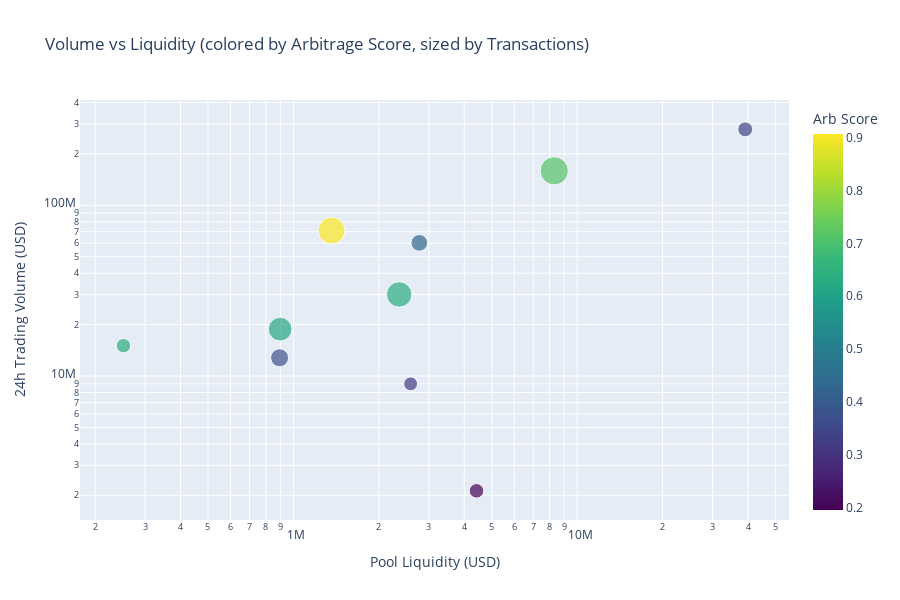

Notebook code cell kept with this figure:
### Markdown cell above
## 📊 Visualization: Volume vs Liquidity Scatter

### Code cell
if not pools_df.empty and all(col in pools_df.columns for col in ['volume_usd_h24', 'reserve_in_usd', 'arbitrage_score']):
    # Create scatter plot
    fig = px.scatter(
        pools_df,
        x='reserve_in_usd',
        y='volume_usd_h24',
        size='total_transactions' if 'total_transactions' in pools_df.columns else None,
        color='arbitrage_score',
        hover_data=['name', 'volume_liquidity_ratio', 'source', 'dex_id'],
        title='Volume vs Liquidity (colored by Arbitrage Score, sized by Transactions)',
        labels={
            'reserve_in_usd': 'Pool Liquidity (USD)',
            'volume_usd_h24': '24h Trading Volume (USD)',
            'arbitrage_score': 'Arb Score'
        },
        color_continuous_scale='Viridis'
    )
    
    fig.update_layout(
        height=600,
        xaxis_type='log',
        yaxis_type='log'
    )
    
    fig.show()

### Figure 1 — Plotly figure (JSON) as saved in the notebook; plotly's stock layout.template omitted (floating-point values rounded to 4 significant figures)
{"data": [{"customdata": [["WETH / USDC 0.01%", 19.17, "trending", "pancakeswap-v3-base"], ["WETH / USDC 0.01%", 52.21, "trending", "aerodrome-slipstream"], ["AVNT / USDC 0.01%", 12.73, "trending", "aerodrome-slipstream"], ["WETH / USDC 0.01%", 20.94, "trending", "uniswap-v3-base"], ["cbBTC / USDC 0.01%", 21.68, "trending", "pancakeswap-v3-base"], ["VFY / USDC 0.01%", 3.476, "trending", "aerodrome-slipstream"], ["CYPR / USDC 0.05%", 14.3, "trending", "aerodrome-slipstream"], ["WETH / USDC 0.05%", 7.124, "trending", "aerodrome-slipstream"], ["ZORA / USDC 0.3%", 0.4809, "trending", "uniswap-v3-base"], ["USDT / USDC", 59.77, "trending", "uniswap-v4-base"]], "hovertemplate": "Pool Liquidity (USD)=%{x}<br>24h Trading Volume (USD)=%{y}<br>total_transactions=%{marker.size}<br>name=%{customdata[0]}<br>volume_liquidity_ratio=%{customdata[1]}<br>source=%{customdata[2]}<br>dex_id=%{customdata[3]}<br>Arb Score=%{marker.color}<extra></extra>", "legendgroup": "", "marker": {"color": [0.7156, 0.9076, 0.6349, 0.6182, 0.4321, 0.3168, 0.3738, 0.3448, 0.195, 0.6383], "coloraxis": "coloraxis", "size": [104438, 95052, 84737, 73458, 36479, 25035, 42505, 29070, 27759, 27083], "sizemode": "area", "sizeref": 261.1, "symbol": "circle"}, "mode": "markers", "name": "", "orientation": "v", "showlegend": false, "type": "scatter", "x": [8299000.0, 1362000.0, 2359000.0, 898000.0, 2777000.0, 2589000.0, 894100.0, 39090000.0, 4418000.0, 251900.0], "xaxis": "x", "y": [159100000.0, 71110000.0, 30040000.0, 18800000.0, 60220000.0, 9000000.0, 12790000.0, 278500000.0, 2125000.0, 15060000.0], "yaxis": "y"}], "layout": {"coloraxis": {"colorbar": {"title": {"text": "Arb Score"}}, "colorscale": [[0, "#440154"], [0.1111, "#482878"], [0.2222, "#3e4989"], [0.3333, "#31688e"], [0.4444, "#26828e"], [0.5556, "#1f9e89"], [0.6667, "#35b779"], [0.7778, "#6ece58"], [0.8889, "#b5de2b"], [1, "#fde725"]]}, "height": 600, "legend": {"itemsizing": "constant", "tracegroupgap": 0}, "title": {"text": "Volume vs Liquidity (colored by Arbitrage Score, sized by Transactions)"}, "xaxis": {"anchor": "y", "domain": [0, 1], "title": {"text": "Pool Liquidity (USD)"}, "type": "log"}, "yaxis": {"anchor": "x", "domain": [0, 1], "title": {"text": "24h Trading Volume (USD)"}, "type": "log"}}}
